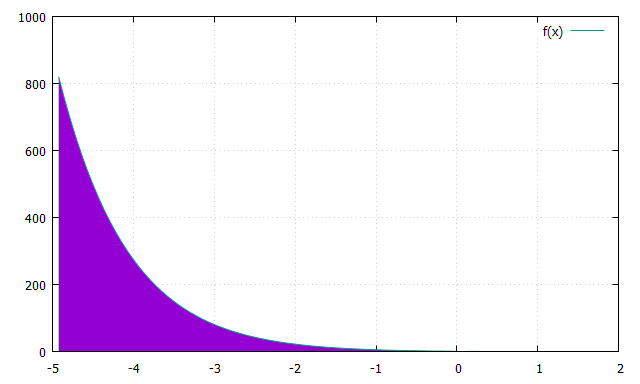

Write gnuplot code to recreate this figure.
set grid
set xrange[-5:2]
f(x) = (1-x) * exp(-x)

filter(x,min,max) = (x > min && x < max) ? x : 1/0
plot [-5:2] '+' using (filter($1, -5, 2)):(f($1)) with filledcurves x1 notitle,\
'' using (filter($1, -5, 2)):(f($1)) with lines title 'f(x)'
